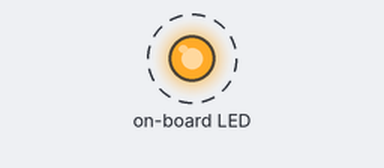
The program below on a simulated Raspberry Pi (BCM pin numbers). Shown: output pins drawn as LEDs (lit = HIGH). Dashed ring = blinking. What the program prints to the terminal is not drawn.

Above: at 0.5 s.
Timing chart, 0 to 4.7 s (numbered marks = the images above):
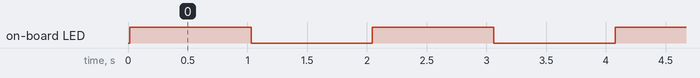

Measured:
- by itself, on-board LED: alternates HIGH for 1.0 s and LOW for 1.0 s

The program:

led-call.py
```python
import RPi.GPIO as GPIO
from subprocess import call
from time import sleep

try:
    while True:
        call(["echo","1>/sys/class/leds/led0/brightness"])
        print("Led on")
        sleep(1)
        call(["echo","0>/sys/class/leds/led0/brightness"])
        print("Led off")
        sleep(1)
except:
    print("Exit")
```
